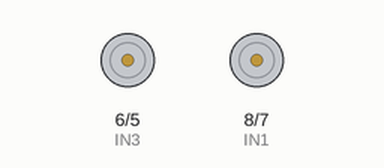
Simulated run of this sketch. Board: Arduino Uno, built with avr-gcc and run on an emulated ATmega328P. On the bench: motor-driver pin pairs drawn as motors (green arrow = first pin HIGH = forward, orange = second pin HIGH = backward, longer = more drive).

Above: at 0.1 s.
At 2.1 s:
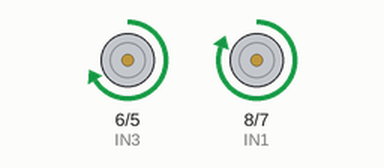
Timing chart, 0 to 3.6 s (numbered marks = the images above):
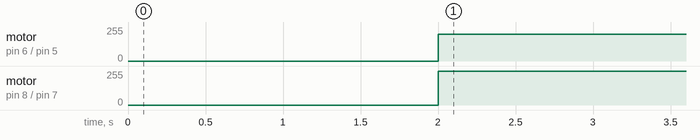

The sketch:

Motortest2.ino
```cpp
int IN1=8; //right
int IN2=7; //right
int ENA=99;

int IN3=6; //left
int IN4=5; //left
int ENA2=99;
void setup()
{
 pinMode(IN1,OUTPUT);
 pinMode(IN2,OUTPUT);
 pinMode(IN3,OUTPUT);
 pinMode(IN4,OUTPUT);
}
void loop()
{
 delay(2000);
 digitalWrite(ENA, HIGH);// motor speed
 analogWrite(IN1,200);// rotate forward
 digitalWrite(IN2,LOW);
 //delay(2000);
 //digitalWrite(IN1,HIGH);// rotate reverse
 //digitalWrite(IN2,LOW);
 //delay(2000);

 digitalWrite(ENA2, HIGH);// motor speed
 analogWrite(IN3,200);// rotate forward
 digitalWrite(IN4,LOW);
 //delay(2000);
 //digitalWrite(IN3,HIGH);// rotate reverse
 //digitalWrite(IN4,LOW);
 //delay(2000);
}
```

Measured:
- by itself, motor on pin 6 (IN3) / pin 5 (IN4): stopped → forward 200/255 at 2.0 s
- by itself, motor on pin 8 (IN1) / pin 7 (IN2): stopped → forward 255/255 at 2.0 s
